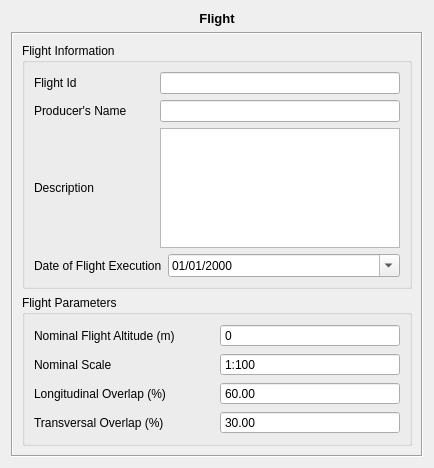
<?xml version="1.0" encoding="UTF-8"?>
<ui version="4.0">
 <class>FlightForm</class>
 <widget class="QWidget" name="FlightForm">
  <property name="geometry">
   <rect>
    <x>0</x>
    <y>0</y>
    <width>434</width>
    <height>468</height>
   </rect>
  </property>
  <property name="windowTitle">
   <string>Form</string>
  </property>
  <layout class="QVBoxLayout" name="verticalLayout_6">
   <item>
    <widget class="QLabel" name="label">
     <property name="text">
      <string>&lt;!DOCTYPE HTML PUBLIC &quot;-//W3C//DTD HTML 4.0//EN&quot; &quot;http://www.w3.org/TR/REC-html40/strict.dtd&quot;&gt;
&lt;html&gt;&lt;head&gt;&lt;meta name=&quot;qrichtext&quot; content=&quot;1&quot; /&gt;&lt;style type=&quot;text/css&quot;&gt;
p, li { white-space: pre-wrap; }
&lt;/style&gt;&lt;/head&gt;&lt;body style=&quot; font-family:'Sans'; font-size:10pt; font-weight:400; font-style:normal;&quot;&gt;
&lt;p style=&quot; margin-top:0px; margin-bottom:0px; margin-left:0px; margin-right:0px; -qt-block-indent:0; text-indent:0px;&quot;&gt;&lt;span style=&quot; font-weight:600;&quot;&gt;Flight&lt;/span&gt;&lt;/p&gt;&lt;/body&gt;&lt;/html&gt;</string>
     </property>
     <property name="alignment">
      <set>Qt::AlignCenter</set>
     </property>
    </widget>
   </item>
   <item>
    <widget class="QFrame" name="frame">
     <property name="frameShape">
      <enum>QFrame::Box</enum>
     </property>
     <property name="frameShadow">
      <enum>QFrame::Sunken</enum>
     </property>
     <layout class="QVBoxLayout" name="verticalLayout_5">
      <item>
       <widget class="QGroupBox" name="groupBox_2">
        <property name="title">
         <string>Flight Information</string>
        </property>
        <layout class="QVBoxLayout" name="verticalLayout_3">
         <item>
          <layout class="QVBoxLayout" name="verticalLayout_2">
           <item>
            <layout class="QHBoxLayout" name="horizontalLayout_8" stretch="1,2">
             <item>
              <widget class="QLabel" name="label_10">
               <property name="text">
                <string>Flight Id</string>
               </property>
              </widget>
             </item>
             <item>
              <widget class="QLineEdit" name="flightIDLineEdit"/>
             </item>
            </layout>
           </item>
           <item>
            <layout class="QHBoxLayout" name="horizontalLayout_7" stretch="1,2">
             <item>
              <widget class="QLabel" name="label_7">
               <property name="text">
                <string>Producer's Name</string>
               </property>
              </widget>
             </item>
             <item>
              <widget class="QLineEdit" name="producerNameLineEdit"/>
             </item>
            </layout>
           </item>
           <item>
            <layout class="QHBoxLayout" name="horizontalLayout_9" stretch="1,2">
             <item>
              <widget class="QLabel" name="label_8">
               <property name="text">
                <string>Description</string>
               </property>
              </widget>
             </item>
             <item>
              <widget class="QPlainTextEdit" name="descriptionTextEdit"/>
             </item>
            </layout>
           </item>
           <item>
            <layout class="QHBoxLayout" name="horizontalLayout_10" stretch="1,2">
             <item>
              <widget class="QLabel" name="label_9">
               <property name="text">
                <string>Date of Flight Execution</string>
               </property>
              </widget>
             </item>
             <item>
              <widget class="QDateEdit" name="flightDateEdit">
               <property name="minimumDate">
                <date>
                 <year>1913</year>
                 <month>1</month>
                 <day>1</day>
                </date>
               </property>
               <property name="displayFormat">
                <string>dd/MM/yyyy</string>
               </property>
               <property name="calendarPopup">
                <bool>true</bool>
               </property>
              </widget>
             </item>
            </layout>
           </item>
          </layout>
         </item>
        </layout>
       </widget>
      </item>
      <item>
       <widget class="QGroupBox" name="groupBox">
        <property name="title">
         <string>Flight Parameters</string>
        </property>
        <layout class="QVBoxLayout" name="verticalLayout_4">
         <item>
          <layout class="QVBoxLayout" name="verticalLayout">
           <item>
            <layout class="QHBoxLayout" name="horizontalLayout_5">
             <item>
              <widget class="QLabel" name="label_3">
               <property name="text">
                <string>Nominal Flight Altitude (m)</string>
               </property>
              </widget>
             </item>
             <item>
              <widget class="QSpinBox" name="flightHeightSpinBox">
               <property name="toolTip">
                <string>Non used for calculations</string>
               </property>
               <property name="buttonSymbols">
                <enum>QAbstractSpinBox::NoButtons</enum>
               </property>
               <property name="accelerated">
                <bool>true</bool>
               </property>
               <property name="maximum">
                <number>15000</number>
               </property>
               <property name="singleStep">
                <number>100</number>
               </property>
              </widget>
             </item>
            </layout>
           </item>
           <item>
            <layout class="QHBoxLayout" name="horizontalLayout_4">
             <item>
              <widget class="QLabel" name="label_4">
               <property name="text">
                <string>Nominal Scale</string>
               </property>
              </widget>
             </item>
             <item>
              <widget class="QSpinBox" name="nominalScaleSpinBox">
               <property name="toolTip">
                <string>Example: 1:10.000 equals &quot;One to Ten Thousand Scale&quot;</string>
               </property>
               <property name="whatsThis">
                <string/>
               </property>
               <property name="buttonSymbols">
                <enum>QAbstractSpinBox::NoButtons</enum>
               </property>
               <property name="accelerated">
                <bool>true</bool>
               </property>
               <property name="prefix">
                <string>1:</string>
               </property>
               <property name="minimum">
                <number>100</number>
               </property>
               <property name="maximum">
                <number>10000000</number>
               </property>
               <property name="singleStep">
                <number>100</number>
               </property>
              </widget>
             </item>
            </layout>
           </item>
           <item>
            <layout class="QHBoxLayout" name="horizontalLayout_3">
             <item>
              <widget class="QLabel" name="label_5">
               <property name="text">
                <string>Longitudinal Overlap (%)</string>
               </property>
              </widget>
             </item>
             <item>
              <widget class="EfotoDoubleSpinBox" name="horizontalOverlapDoubleSpinBox">
               <property name="buttonSymbols">
                <enum>QAbstractSpinBox::NoButtons</enum>
               </property>
               <property name="accelerated">
                <bool>true</bool>
               </property>
               <property name="minimum">
                <double>5.000000000000000</double>
               </property>
               <property name="maximum">
                <double>95.000000000000000</double>
               </property>
               <property name="value">
                <double>60.000000000000000</double>
               </property>
              </widget>
             </item>
            </layout>
           </item>
           <item>
            <layout class="QHBoxLayout" name="horizontalLayout">
             <item>
              <widget class="QLabel" name="label_6">
               <property name="text">
                <string>Transversal Overlap (%)</string>
               </property>
              </widget>
             </item>
             <item>
              <widget class="EfotoDoubleSpinBox" name="verticalOverlapDoubleSpinBox">
               <property name="buttonSymbols">
                <enum>QAbstractSpinBox::NoButtons</enum>
               </property>
               <property name="accelerated">
                <bool>true</bool>
               </property>
               <property name="minimum">
                <double>5.000000000000000</double>
               </property>
               <property name="maximum">
                <double>95.000000000000000</double>
               </property>
               <property name="value">
                <double>30.000000000000000</double>
               </property>
              </widget>
             </item>
            </layout>
           </item>
          </layout>
         </item>
        </layout>
       </widget>
      </item>
     </layout>
    </widget>
   </item>
  </layout>
 </widget>
 <customwidgets>
  <customwidget>
   <class>EfotoDoubleSpinBox</class>
   <extends>QDoubleSpinBox</extends>
   <header>EfotoDoubleSpinBox.h</header>
  </customwidget>
 </customwidgets>
 <resources/>
 <connections/>
</ui>
